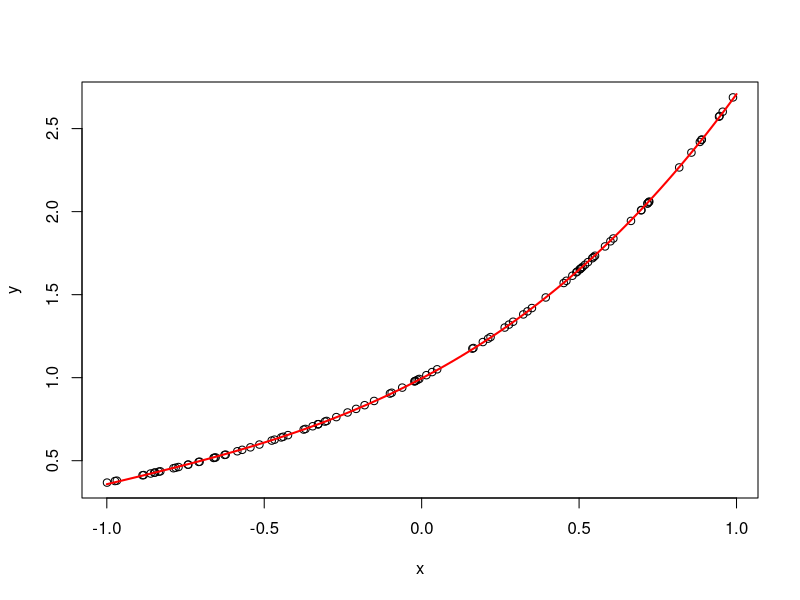

Here is the R script that generated this plot:
# spočte koeficienty aproximačního polynomu stupně n-1 pro zadané body x, y
LSA <- function(x, y, n){
  A <- matrix(0, n, n)
  b <- numeric(n)
  for(i in 1:n){
    for(j in 1:n){
      A[i,j] <- sum(x^{i+j-2})
    }
    b[i] <- sum(y*x^{i-1})
  }
  return(solve(A, b))
}

# spočte koeficienty aproximačního polynomu stupně n-1 pro zadané body x, y
LSAef <- function(x, y, n){
  X <- matrix(1, nrow=n, ncol=length(x))
  for(i in 2:n)  X[i, ] <- X[i-1, ]*x
  return(c(solve(X%*%t(X), x%*%y)))
}

# spočte hodnoty polynomu s koeficienty a v bodě  x
Horner <- function(x, a){
  n <- length(a)
  res <- a[n]
  for(i in (n-1):1){
    res <- res * x + a[i]
  }
  return(res)
}



n <- 100
x <- runif(n, -1, 1)
y <- exp(x)

plot(x,y)
m <- 4
coef <- LSA(x, y, m)
print(coef)
plot(function(x) Horner(x, coef), add = TRUE, col='red', lw = 2, xlim = c(-1,1))
